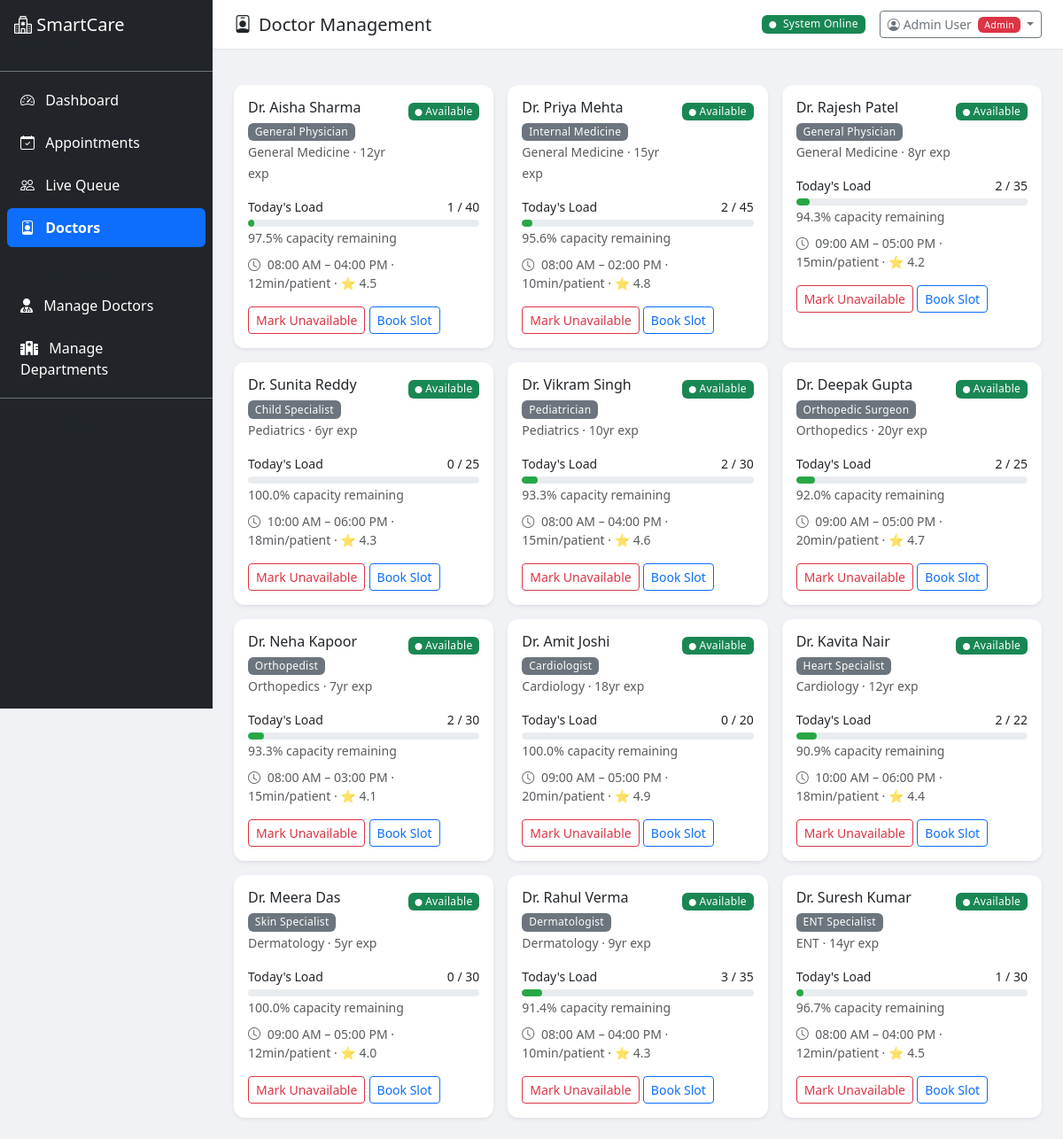
The page /admin/doctors/ (signed in) on the database its author committed.
### app/models/user.py (models this page shows, shortened)
class User(UserMixin, db.Model):
    __tablename__ = "users"
    id = db.Column(db.Integer, primary_key=True)
    name = db.Column(db.String(150), nullable=False)
    email = db.Column(db.String(120), unique=True, nullable=False, index=True)
    phone = db.Column(db.String(15), nullable=True)
    password_hash = db.Column(db.String(255), nullable=False)
    role = db.Column(db.String(20), nullable=False, default="user")  # user, admin
    is_active = db.Column(db.Boolean, default=True)
    is_verified = db.Column(db.Boolean, default=False)
    created_at = db.Column(db.DateTime, default=datetime.utcnow)
    last_login = db.Column(db.DateTime, nullable=True)
    patient_id = db.Column(db.Integer, db.ForeignKey("patients.id"), nullable=True)
    patient = db.relationship("Patient", backref="user_account", uselist=False)
    def is_admin(self):
        return self.role == "admin"

### app/models/models.py (models this page shows, shortened)
class Doctor(db.Model):
    __tablename__ = "doctors"
    id = db.Column(db.Integer, primary_key=True)
    name = db.Column(db.String(150), nullable=False)
    specialization = db.Column(db.String(100), nullable=False)
    department_id = db.Column(db.Integer, db.ForeignKey("departments.id"), nullable=False)
    experience_years = db.Column(db.Integer, default=0)
    avg_consultation_min = db.Column(db.Integer, default=15)
    max_patients_per_day = db.Column(db.Integer, default=40)
    is_available = db.Column(db.Boolean, default=True)
    shift_start = db.Column(db.Time, default=time(8, 0))
    shift_end = db.Column(db.Time, default=time(17, 0))
    rating = db.Column(db.Float, default=4.0)
    appointments = db.relationship("Appointment", backref="doctor", lazy="dynamic")
    @property
    def today_patient_count(self):
        today = date.today()
        return Appointment.query.filter(
            Appointment.doctor_id == self.id,
            Appointment.appointment_date == today,
            Appointment.status.in_(["scheduled", "checked_in", "in_progress"]),
        ).count()
    @property
    def availability_percentage(self):
        count = self.today_patient_count
        if self.max_patients_per_day == 0:
            return 0
        return max(0, 100 - (count / self.max_patients_per_day * 100))

class Department(db.Model):
    __tablename__ = "departments"
    id = db.Column(db.Integer, primary_key=True)
    name = db.Column(db.String(100), nullable=False, unique=True)
    floor = db.Column(db.Integer, default=1)
    max_capacity = db.Column(db.Integer, default=50)
    avg_consultation_min = db.Column(db.Integer, default=15)
    is_active = db.Column(db.Boolean, default=True)
    doctors = db.relationship("Doctor", backref="department", lazy="dynamic")
    appointments = db.relationship("Appointment", backref="department", lazy="dynamic")

### app/routes/doctors.py (the view)
@doctors_bp.route("/")
@admin_required
def list_doctors():
    doctors = Doctor.query.order_by(Doctor.department_id, Doctor.name).all()
    departments = Department.query.filter_by(is_active=True).all()
    doctor_data = []
    for doc in doctors:
        today_count = doc.today_patient_count
        availability = doc.availability_percentage
        doctor_data.append({
            "doctor": doc,
            "today_count": today_count,
            "availability": round(availability, 1),
            "status_color": (
                "#28a745" if availability > 50
                else "#ffc107" if availability > 20
                else "#dc3545"
            ),
        })
    return render_template(
        "doctors.html",
        doctor_data=doctor_data,
        departments=departments,
    )

### app/services/auth_service.py (called while the page is built)
def admin_required(f):
    @wraps(f)
    def decorated_function(*args, **kwargs):
        if not current_user.is_authenticated:
            flash('Please login to access this page.', 'warning')
            return redirect(url_for('auth.login'))
        if not current_user.is_admin():
            flash('Access denied. Admin privileges required.', 'danger')
            return redirect(url_for('patient_portal.home'))
        return f(*args, **kwargs)
    return decorated_function

### app/templates/doctors.html (shortened to what this page needs)
{% extends "base.html" %}
{% block page_title %}<i class="bi bi-person-badge me-2"></i>Doctor Management{% endblock %}
{% block content %}
<div class="row g-3">
    {% for item in doctor_data %}
    <div class="col-md-4">
        <div class="card border-0 shadow-sm h-100">
            <div class="card-body">
                <div class="d-flex justify-content-between align-items-start">
                    <div>
                        <h6 class="mb-1">Dr. {{ item.doctor.name }}</h6>
                        <span class="badge bg-secondary">{{ item.doctor.specialization }}</span>
                        <br>
                        <small class="text-muted">{{ item.doctor.department.name }} · {{ item.doctor.experience_years }}yr exp</small>
                    </div>
                    <div class="text-end">
                        {% if item.doctor.is_available %}
                        <span class="badge bg-success"><i class="bi bi-circle-fill" style="font-size:8px"></i> Available</span>
                        {% else %}
                        <span class="badge bg-danger"><i class="bi bi-circle-fill" style="font-size:8px"></i> Unavailable</span>
                        {% endif %}
                    </div>
                </div>
                <div class="mt-3">
                    <div class="d-flex justify-content-between small mb-1">
                        <span>Today's Load</span>
                        <span>{{ item.today_count }} / {{ item.doctor.max_patients_per_day }}</span>
                    </div>
                    <div class="progress" style="height: 8px;">
                        <div class="progress-bar" style="width: {{ 100 - item.availability }}%; background-color: {{ item.status_color }};"></div>
                    </div>
                    <small class="text-muted">{{ item.availability }}% capacity remaining</small>
                </div>
                <div class="mt-2 small text-muted">
                    <i class="bi bi-clock me-1"></i>
                    {{ item.doctor.shift_start.strftime('%I:%M %p') }} – {{ item.doctor.shift_end.strftime('%I:%M %p') }}
                    · {{ item.doctor.avg_consultation_min }}min/patient
                    · ⭐ {{ item.doctor.rating }}
                </div>
                <div class="mt-3">
                    <form method="POST" action="{{ url_for('doctors.toggle_availability', doc_id=item.doctor.id) }}" class="d-inline">
                        <button class="btn btn-sm {{ 'btn-outline-danger' if item.doctor.is_available else 'btn-outline-success' }}">
                            {{ 'Mark Unavailable' if item.doctor.is_available else 'Mark Available' }}
                        </button>
                    </form>
                    <a href="{{ url_for('appointments.book_appointment', doctor_id=item.doctor.id) }}"
                       class="btn btn-sm btn-outline-primary">Book Slot</a>
                </div>
            </div>
        </div>
    </div>
    {% else %}
    <div class="col-12 text-center text-muted py-5">
        <i class="bi bi-person-x fs-1"></i>
        <p>No doctors found. Run the seed script to add sample data.</p>
    </div>
    {% endfor %}
</div>
{% endblock %}

### app/templates/base.html (shortened to what this page needs)
<!DOCTYPE html>
<html lang="en" data-bs-theme="light">
<head>
    <link href="https://cdn.jsdelivr.net/npm/bootstrap@5.3.2/dist/css/bootstrap.min.css" rel="stylesheet">
    <link href="https://cdn.jsdelivr.net/npm/bootstrap-icons@1.11.2/font/bootstrap-icons.css" rel="stylesheet">
    <link rel="stylesheet" href="https://cdnjs.cloudflare.com/ajax/libs/font-awesome/6.4.0/css/all.min.css">
    <link href="{{ url_for('static', filename='css/style.css') }}" rel="stylesheet">
</head>
<body>
    {% if current_user.is_authenticated %}
    <div class="d-flex">
        <nav class="sidebar bg-dark text-white">
            <div class="sidebar-header p-3 border-bottom border-secondary">
                <h5 class="mb-0">
                    <i class="bi bi-hospital"></i> SmartCare
                </h5>
                <small class="text-muted">Queue Optimizer</small>
            </div>
            <ul class="nav flex-column p-2">
                {% if current_user.is_admin() %}
                <li class="nav-item">
                    <a class="nav-link text-white {% if request.endpoint == 'dashboard.index' %}active bg-primary rounded{% endif %}"
                       href="{{ url_for('dashboard.index') }}">
                        <i class="bi bi-speedometer2 me-2"></i> Dashboard
                    </a>
                </li>
                <li class="nav-item">
                    <a class="nav-link text-white {% if 'appointments' in request.endpoint|default('') %}active bg-primary rounded{% endif %}"
                       href="{{ url_for('appointments.list_appointments') }}">
                        <i class="bi bi-calendar-check me-2"></i> Appointments
                    </a>
                </li>
                <li class="nav-item">
                    <a class="nav-link text-white {% if 'queue' in request.endpoint|default('') %}active bg-primary rounded{% endif %}"
                       href="{{ url_for('queue.view_queue') }}">
                        <i class="bi bi-people me-2"></i> Live Queue
                    </a>
                </li>
                <li class="nav-item">
                    <a class="nav-link text-white {% if 'doctors' in request.endpoint|default('') %}active bg-primary rounded{% endif %}"
                       href="{{ url_for('doctors.list_doctors') }}">
                        <i class="bi bi-person-badge me-2"></i> Doctors
                    </a>
                </li>
                <li class="nav-item mt-3">
                    <small class="text-muted px-3">MANAGEMENT</small>
                </li>
                <li class="nav-item">
                    <a class="nav-link text-white {% if 'admin_mgmt.list_doctors' in request.endpoint|default('') %}active bg-primary rounded{% endif %}"
                       href="{{ url_for('admin_mgmt.list_doctors') }}">
                        <i class="fas fa-user-md me-2"></i> Manage Doctors
                    </a>
                </li>
                <li class="nav-item">
                    <a class="nav-link text-white {% if 'admin_mgmt.list_departments' in request.endpoint|default('') %}active bg-primary rounded{% endif %}"
                       href="{{ url_for('admin_mgmt.list_departments') }}">
                        <i class="fas fa-hospital me-2"></i> Manage Departments
                    </a>
                </li>
                {% endif %}
            </ul>
            <div class="p-3 mt-auto border-top border-secondary">
                <small class="text-muted">
                    <i class="bi bi-clock me-1"></i>
                    <span id="live-clock"></span>
                </small>
            </div>
        </nav>
        <main class="main-content flex-grow-1">
            <div class="topbar bg-white border-bottom px-4 py-2 d-flex justify-content-between align-items-center">
                <h5 class="mb-0">{% block page_title %}Dashboard{% endblock %}</h5>
                <div class="d-flex align-items-center gap-3">
                    <span class="badge bg-success">
                        <i class="bi bi-circle-fill me-1" style="font-size:8px"></i> System Online
                    </span>
                    <div class="dropdown">
                        <button class="btn btn-sm btn-outline-secondary dropdown-toggle" type="button" data-bs-toggle="dropdown">
                            <i class="bi bi-person-circle me-1"></i>{{ current_user.name }}
                            {% if current_user.is_admin() %}
                            <span class="badge bg-danger ms-1">Admin</span>
                            {% endif %}
                        </button>
                    </div>
                </div>
            </div>
            <div class="px-4 pt-3">
            </div>
            <div class="p-4">
                {% block content %}{% endblock %}
            </div>
        </main>
    </div>
    {% endif %}
</body>
</html>

### app/static/css/style.css (style rules this page uses)
:root { --sidebar-width: 240px; --topbar-height: 56px; }
body { font-family: 'Segoe UI', system-ui, -apple-system, sans-serif; background-color: #f0f2f5; min-height: 100vh; }
.sidebar { width: var(--sidebar-width); min-height: 100vh; position: fixed; top: 0; left: 0; z-index: 1000; transition: all 0.3s; }
.sidebar .nav-link { padding: 10px 15px; margin: 2px 0; border-radius: 8px; transition: all 0.2s; }
.sidebar .nav-link.active { font-weight: 600; }
.main-content { margin-left: var(--sidebar-width); min-height: 100vh; }
.topbar { height: var(--topbar-height); position: sticky; top: 0; z-index: 100; }
.progress { border-radius: 10px; }
.progress-bar { border-radius: 10px; transition: width 0.6s ease; }
.card { border-radius: 12px; }
.badge { font-weight: 500; letter-spacing: 0.3px; }

### rows shown on the page
User: name "Admin User", is_active True (drawn)
Doctor: doctor.name "Aisha Sharma", doctor.specialization "General Physician", doctor.experience_years "12", doctor.max_patients_per_day "40", doctor.shift_start "08:00 AM", doctor.shift_end "04:00 PM", doctor.avg_consultation_min "12", doctor.rating "4.5", is_available "Mark Unavailable"
Department: doctor.department.name "General Medicine" "General Medicine" "General Medicine"
Doctor: doctor.name "Priya Mehta", doctor.specialization "Internal Medicine", doctor.experience_years "15", doctor.max_patients_per_day "45", doctor.shift_start "08:00 AM", doctor.shift_end "02:00 PM", doctor.avg_consultation_min "10", doctor.rating "4.8", is_available "Mark Unavailable"
Doctor: doctor.name "Rajesh Patel", doctor.specialization "General Physician", doctor.experience_years "8", doctor.max_patients_per_day "35", doctor.shift_start "09:00 AM", doctor.shift_end "05:00 PM", doctor.avg_consultation_min "15", doctor.rating "4.2", is_available "Mark Unavailable"
Doctor: doctor.name "Sunita Reddy", doctor.specialization "Child Specialist", doctor.experience_years "6", doctor.max_patients_per_day "25", doctor.shift_start "10:00 AM", doctor.shift_end "06:00 PM", doctor.avg_consultation_min "18", doctor.rating "4.3", is_available "Mark Unavailable"
Department: doctor.department.name "Pediatrics" "Pediatrics"
Doctor: doctor.name "Vikram Singh", doctor.specialization "Pediatrician", doctor.experience_years "10", doctor.max_patients_per_day "30", doctor.shift_start "08:00 AM", doctor.shift_end "04:00 PM", doctor.avg_consultation_min "15", doctor.rating "4.6", is_available "Mark Unavailable"
Doctor: doctor.name "Deepak Gupta", doctor.specialization "Orthopedic Surgeon", doctor.experience_years "20", doctor.max_patients_per_day "25", doctor.shift_start "09:00 AM", doctor.shift_end "05:00 PM", doctor.avg_consultation_min "20", doctor.rating "4.7", is_available "Mark Unavailable"
Department: doctor.department.name "Orthopedics" "Orthopedics"
Doctor: doctor.name "Neha Kapoor", doctor.specialization "Orthopedist", doctor.experience_years "7", doctor.max_patients_per_day "30", doctor.shift_start "08:00 AM", doctor.shift_end "03:00 PM", doctor.avg_consultation_min "15", doctor.rating "4.1", is_available "Mark Unavailable"
Doctor: doctor.name "Amit Joshi", doctor.specialization "Cardiologist", doctor.experience_years "18", doctor.max_patients_per_day "20", doctor.shift_start "09:00 AM", doctor.shift_end "05:00 PM", doctor.avg_consultation_min "20", doctor.rating "4.9", is_available "Mark Unavailable"
Department: doctor.department.name "Cardiology" "Cardiology"
Doctor: doctor.name "Kavita Nair", doctor.specialization "Heart Specialist", doctor.experience_years "12", doctor.max_patients_per_day "22", doctor.shift_start "10:00 AM", doctor.shift_end "06:00 PM", doctor.avg_consultation_min "18", doctor.rating "4.4", is_available "Mark Unavailable"
Doctor: doctor.name "Meera Das", doctor.specialization "Skin Specialist", doctor.experience_years "5", doctor.max_patients_per_day "30", doctor.shift_start "09:00 AM", doctor.shift_end "05:00 PM", doctor.avg_consultation_min "12", doctor.rating "4.0", is_available "Mark Unavailable"
Department: doctor.department.name "Dermatology" "Dermatology"
Doctor: doctor.name "Rahul Verma", doctor.specialization "Dermatologist", doctor.experience_years "9", doctor.max_patients_per_day "35", doctor.shift_start "08:00 AM", doctor.shift_end "04:00 PM", doctor.avg_consultation_min "10", doctor.rating "4.3", is_available "Mark Unavailable"
Doctor: doctor.name "Suresh Kumar", doctor.specialization "ENT Specialist", doctor.experience_years "14", doctor.max_patients_per_day "30", doctor.shift_start "08:00 AM", doctor.shift_end "04:00 PM", doctor.avg_consultation_min "12", doctor.rating "4.5", is_available "Mark Unavailable"
Department: doctor.department.name "ENT"

### other values the page prints
{{ item.today_count }} "1" "2" "2" "0" "2" "2" "2" "0" "2" "0" "3" "1"
{{ item.availability }} "97.5" "95.6" "94.3" "100.0" "93.3" "92.0" "93.3" "100.0" "90.9" "100.0" "91.4" "96.7"
